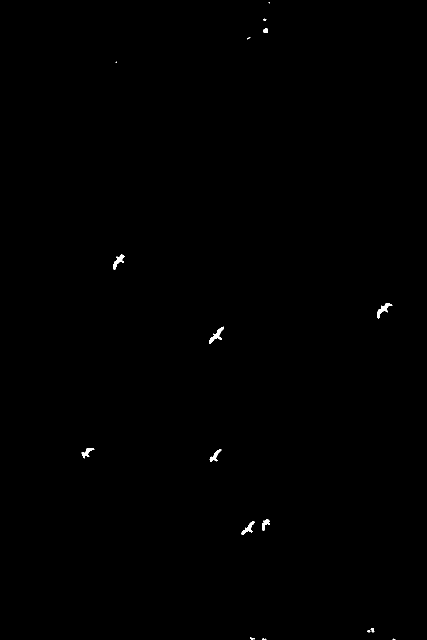
#> input picture results/masks/adaptive/images/input/HighResolution/Aves 4.png, 853 x 1280 px (shown at 1/2 size); its folder holds only this picture in this run
$ python run_experiment.py
#> lines starting #> are read from the running program, lines starting #| are printed output that depends on the picture; after the words box and inside, x2 and y2 are one past the last pixel; in counts of white or black regions, pixels touching at a corner belong together
#!/usr/bin/env python3
"""Compare global and adaptive threshold segmentation on sky images."""

from __future__ import annotations

import argparse
import csv
import statistics
import sys
from collections import defaultdict
from pathlib import Path
from typing import Any

import cv2
import numpy as np


ROOT = Path(__file__).resolve().parents[1]
IMAGE_EXTENSIONS = {".jpg", ".jpeg", ".png"}
CONFIGURATIONS = ("otsu", "adaptive")
COMPONENT_FIELDS = (
    "image",
    "configuration",
    "component_id",
    "area_processing_px",
    "bbox_x_processing_px",
    "bbox_y_processing_px",
    "bbox_width_processing_px",
    "bbox_height_processing_px",
    "aspect_ratio",
    "perimeter_processing_px",
    "circularity",
    "solidity",
)
SUMMARY_FIELDS = (
    "image",
    "configuration",
    "image_width_px",
    "image_height_px",
    "processed_width_px",
    "processed_height_px",
    "foreground_pixels",
    "foreground_fraction",
    "candidate_count",
)
ANNOTATION_FIELDS = ("image", "class", "x", "y", "width", "height", "status")
MAX_PROCESSING_SIDE = 1280
MIN_COMPONENT_AREA = 4
ADAPTIVE_BLOCK_SIZE = 31
ADAPTIVE_C = 5
MORPHOLOGY_KERNEL_SIZE = 3
IOU_THRESHOLD = 0.3
PREVIEW_WIDTH = 360
PREVIEW_HEIGHT = 240


def parse_args() -> argparse.Namespace:
    parser = argparse.ArgumentParser(
        description=(
            "Compare global Otsu and adaptive Gaussian threshold segmentation "
            "on all images in the input directory."
        )
    )
    parser.add_argument(
        "--images",
        type=Path,
        default=ROOT / "images" / "input",
        help="Input image directory (default: images/input).",
    )
    parser.add_argument(
        "--output-dir",
        type=Path,
        default=ROOT / "results",
        help="Output directory (default: results).",
    )
    parser.add_argument(
        "--annotations",
        type=Path,
        default=ROOT / "data" / "object_annotations.csv",
        help="Optional reviewed bounding-box annotation CSV.",
    )
    parser.add_argument(
        "--max-side",
        type=int,
        default=MAX_PROCESSING_SIDE,
        help=f"Maximum processing dimension in pixels (default: {MAX_PROCESSING_SIDE}).",
    )
    parser.add_argument(
        "--min-area",
        type=int,
        default=MIN_COMPONENT_AREA,
        help=f"Minimum component area at processing resolution (default: {MIN_COMPONENT_AREA}).",
    )
    return parser.parse_args()


def list_images(images_dir: Path) -> list[Path]:
    if not images_dir.is_dir():
        raise ValueError(f"Image directory does not exist: {images_dir}")
    paths = sorted(
        path
        for path in images_dir.rglob("*")
        if path.is_file() and path.suffix.lower() in IMAGE_EXTENSIONS
    )
    if not paths:
        raise ValueError(f"No supported images found in: {images_dir}")
    return paths


def relative_path(path: Path) -> str:
    try:
        return path.resolve().relative_to(ROOT).as_posix()
    except ValueError as error:
        raise ValueError(
            f"Images must be inside the repository to keep outputs portable: {path}"
        ) from error


def resize_for_processing(
    image: np.ndarray, max_side: int
) -> tuple[np.ndarray, float]:
    height, width = image.shape[:2]
    scale = min(max_side / max(height, width), 1.0)
    if scale == 1.0:
        return image.copy(), scale
    resized = cv2.resize(
        image,
        (max(1, round(width * scale)), max(1, round(height * scale))),
        interpolation=cv2.INTER_AREA,
    )
    return resized, scale


def threshold_image(gray: np.ndarray, configuration: str) -> np.ndarray:
    blurred = cv2.GaussianBlur(gray, (5, 5), 0)
    if configuration == "otsu":
        _, mask = cv2.threshold(
            blurred, 0, 255, cv2.THRESH_BINARY_INV | cv2.THRESH_OTSU
        )
    elif configuration == "adaptive":
        block_size = min(ADAPTIVE_BLOCK_SIZE, min(gray.shape))
        if block_size % 2 == 0:
            block_size -= 1
        if block_size < 3:
            raise ValueError(
                f"Image is too small for adaptive thresholding: {gray.shape[1]}x{gray.shape[0]}"
            )
        mask = cv2.adaptiveThreshold(
            blurred,
            255,
            cv2.ADAPTIVE_THRESH_GAUSSIAN_C,
            cv2.THRESH_BINARY_INV,
            block_size,
            ADAPTIVE_C,
        )
    else:
        raise ValueError(f"Unknown segmentation configuration: {configuration}")

    kernel = cv2.getStructuringElement(
        cv2.MORPH_ELLIPSE,
        (MORPHOLOGY_KERNEL_SIZE, MORPHOLOGY_KERNEL_SIZE),
    )
    return cv2.morphologyEx(mask, cv2.MORPH_OPEN, kernel)


def component_features(
    mask: np.ndarray, min_area: int
) -> list[dict[str, int | float]]:
    count, labels, stats, _ = cv2.connectedComponentsWithStats(
        mask, connectivity=8
    )
    components: list[dict[str, int | float]] = []
    height, width = mask.shape
    max_component_area = int(height * width * 0.25)

    for label in range(1, count):
        x, y, box_width, box_height, area = (
            int(value) for value in stats[label]
        )
        if area < min_area or area > max_component_area:
            continue

        component = (labels[y : y + box_height, x : x + box_width] == label).astype(
            np.uint8
        )
        contours, _ = cv2.findContours(
            component, cv2.RETR_EXTERNAL, cv2.CHAIN_APPROX_SIMPLE
        )
        if not contours:
            continue
        contour = max(contours, key=cv2.contourArea)
        perimeter = float(cv2.arcLength(contour, True))
        contour_area = float(cv2.contourArea(contour))
        hull_area = float(cv2.contourArea(cv2.convexHull(contour)))
        circularity = (
            4 * np.pi * contour_area / (perimeter * perimeter)
            if perimeter > 0
            else 0.0
        )
        solidity = contour_area / hull_area if hull_area > 0 else 0.0

        components.append(
            {
                "component_id": label,
                "area_processing_px": area,
                "bbox_x_processing_px": x,
                "bbox_y_processing_px": y,
                "bbox_width_processing_px": box_width,
                "bbox_height_processing_px": box_height,
                "aspect_ratio": box_width / box_height,
                "perimeter_processing_px": perimeter,
                "circularity": circularity,
                "solidity": solidity,
            }
        )
    return components


# [165 lines left out: functions intersection_over_union, match_boxes, load_references, evaluate_detections, not called in this run]


def draw_overlay(image: np.ndarray, components: list[dict[str, Any]], scale: float):
    overlay = image.copy()
    for component in components:
        x = round(int(component["bbox_x_processing_px"]) / scale)
        y = round(int(component["bbox_y_processing_px"]) / scale)
        width = round(int(component["bbox_width_processing_px"]) / scale)
        height = round(int(component["bbox_height_processing_px"]) / scale)
        cv2.rectangle(overlay, (x, y), (x + width, y + height), (0, 255, 0), 2)
    return overlay


def fit_preview(image: np.ndarray) -> np.ndarray:
    return cv2.resize(
        image,
        (PREVIEW_WIDTH, PREVIEW_HEIGHT),
        interpolation=cv2.INTER_AREA,
    )


def build_comparison_grid(
    panel_groups: list[list[tuple[str, np.ndarray]]],
) -> np.ndarray:
    header_height = 30
    rows = []
    for group in panel_groups:
        panels = []
        for title, image in group:
            preview = fit_preview(image)
            panel = np.full(
                (PREVIEW_HEIGHT + header_height, PREVIEW_WIDTH, 3),
                255,
                dtype=np.uint8,
            )
            panel[header_height:] = preview
            cv2.putText(
                panel,
                title[:55],
                (6, 21),
                cv2.FONT_HERSHEY_SIMPLEX,
                0.45,
                (0, 0, 0),
                1,
                cv2.LINE_AA,
            )
            panels.append(panel)
        rows.append(np.hstack(panels))
    return np.vstack(rows)


def write_csv(path: Path, fields: tuple[str, ...], rows: list[dict[str, Any]]) -> None:
    with path.open("w", newline="", encoding="utf-8") as file:
        writer = csv.DictWriter(file, fieldnames=fields)
        writer.writeheader()
        writer.writerows(
            {field: row.get(field, "") for field in fields} for row in rows
        )


def summarize(
    image_summaries: list[dict[str, Any]],
    component_rows: list[dict[str, Any]],
    annotations_path: Path,
    max_side: int,
    min_area: int,
) -> str:
    lines = [
        "# Experimento M2: limiarização global e adaptativa",
        "",
        "## Pergunta e protocolo",
        "",
        "A limiarização adaptativa localiza componentes distintos da limiarização "
        "global de Otsu nas mesmas imagens? Comparam-se duas configurações; "
        "pré-processamento, escala, morfologia e filtro de componentes são "
        "mantidos constantes.",
        "",
        f"- Imagens processadas: {len({row['image'] for row in image_summaries})}",
        f"- Escala: redução proporcional para no máximo {max_side} "
        "pixels no maior lado; coordenadas das caixas convertidas para a imagem original.",
        "- Pré-processamento comum: escala de cinza e filtro Gaussiano 5 x 5.",
        "- Pós-processamento comum: abertura morfológica com elipse 3 x 3.",
        f"- Componentes aceitos: área entre {min_area} pixels na "
        "imagem reduzida e 25% da imagem processada.",
        "- Otsu: limiar global automático, máscara invertida.",
        f"- Adaptativo: Gaussiano local, bloco {ADAPTIVE_BLOCK_SIZE} x "
        f"{ADAPTIVE_BLOCK_SIZE}, C={ADAPTIVE_C}, máscara invertida.",
        "- Descritores: área de pixels, caixa delimitadora, razão de aspecto, "
        "perímetro, circularidade e solidez.",
        "",
        "## Resultados quantitativos",
        "",
        "A fração de pixels em primeiro plano e a contagem de componentes são "
        "indicadores descritivos da segmentação, não acurácia. Um componente "
        "pode ser ruído, nuvem ou objeto, e objetos fragmentados podem gerar "
        "contagens múltiplas.",
        "",
        "| Configuração | Componentes candidatos | Mediana por imagem | "
        "Mediana da fração de primeiro plano |",
        "|---|---:|---:|---:|",
    ]
    by_configuration: dict[str, list[dict[str, Any]]] = defaultdict(list)
    for row in image_summaries:
        by_configuration[row["configuration"]].append(row)
    for configuration in CONFIGURATIONS:
        image_rows = by_configuration[configuration]
        total_components = sum(int(row["candidate_count"]) for row in image_rows)
        median_count = statistics.median(
            int(row["candidate_count"]) for row in image_rows
        )
        median_foreground = statistics.median(
            float(row["foreground_fraction"]) for row in image_rows
        )
        lines.append(
            f"| {configuration} | {total_components} | {median_count:g} | "
            f"{median_foreground:.6f} |"
        )

    lines.extend(["", "## Resultado por imagem", ""])
    lines.extend(
        [
            "| Imagem | Configuração | Componentes | Fração de primeiro plano |",
            "|---|---|---:|---:|",
        ]
    )
    for row in image_summaries:
        lines.append(
            f"| `{row['image']}` | {row['configuration']} | "
            f"{row['candidate_count']} | {float(row['foreground_fraction']):.6f} |"
        )

    if annotations_path.is_file():
        references = load_references(
            annotations_path,
            [
                ROOT / row["image"]
                for row in image_summaries
                if row["configuration"] == "otsu"
            ],
        )
        lines.extend(
            [
                "",
                "## Avaliação com caixas de referência",
                "",
                f"Foram revisadas {len(references)} imagens no CSV de referência; "
                "as métricas são preliminares e valem apenas para esse subconjunto. "
                f"Usa-se IoU >= {IOU_THRESHOLD:.1f} para parear caixas preditas e manuais.",
                "",
                "| Configuração | TP | FP | FN | Precisão | Recall | F1 |",
                "|---|---:|---:|---:|---:|---:|---:|",
            ]
        )
        prediction_boxes: dict[
            tuple[str, str], list[tuple[int, int, int, int]]
        ] = defaultdict(list)
        for row in component_rows:
            scale = next(
                float(summary["scale"])
                for summary in image_summaries
                if summary["image"] == row["image"]
                and summary["configuration"] == row["configuration"]
            )
            prediction_boxes[(row["image"], row["configuration"])].append(
                (
                    round(int(row["bbox_x_processing_px"]) / scale),
                    round(int(row["bbox_y_processing_px"]) / scale),
                    round(int(row["bbox_width_processing_px"]) / scale),
                    round(int(row["bbox_height_processing_px"]) / scale),
                )
            )
        metrics = evaluate_detections(prediction_boxes, references)
        for configuration in CONFIGURATIONS:
            metric = metrics[configuration]
            lines.append(
                f"| {configuration} | {metric['true_positives']} | "
                f"{metric['false_positives']} | {metric['false_negatives']} | "
                f"{metric['precision']:.3f} | {metric['recall']:.3f} | "
                f"{metric['f1']:.3f} |"
            )
        lines.extend(
            [
                "",
                "A caixa da ave no piloto foi preparada por inspeção visual com "
                "apoio de IA e ainda requer revisão independente de um integrante; "
                "os resultados são preliminares. Em `LowResolution/Aves 2.jpg`, "
                "ambos os métodos produzem um candidato pareado à caixa. Em "
                "`LowResolution/Nada 1.jpg`, Otsu produz seis falsos candidatos "
                "e o adaptativo nenhum. Isso exemplifica um sucesso e uma falha, "
                "mas não valida desempenho fora destas duas imagens.",
            ]
        )
    else:
        lines.extend(
            [
                "",
                "## Referência e interpretação",
                "",
                "Não foi fornecido CSV de referência; portanto, não é possível "
                "calcular precisão, recall, F1 ou IoU nesta execução. Os valores "
                "apresentados caracterizam apenas a saída dos limiares e não "
                "demonstram detecção correta nem separabilidade entre aves e "
                "drones. Para completar a avaliação, anotar e revisar os objetos "
                "e as imagens sem objeto e executar novamente o comando com "
                "`--annotations` apontando para o CSV revisado.",
            ]
        )

    lines.extend(
        [
            "",
            "## Interpretação, sucessos e limitações",
            "",
            "A comparação mantém as mesmas imagens, escala de processamento, "
            "filtro Gaussiano, morfologia e critérios de área; varia somente "
            "o método de limiarização. A fração de primeiro plano e o número "
            "de componentes mostram diferenças entre configurações, mas não "
            "permitem declarar uma vencedora sem referência manual.",
            "",
            "Inspecione a figura `segmentation_comparison.jpg` junto à tabela "
            "por imagem. Em `LowResolution/Drone 2.jpg`, o adaptativo produz "
            "521 componentes candidatos, ilustrando fragmentação e falsos "
            "candidatos em céu nublado. Nuvens e regiões escuras podem ser "
            "confundidas com objetos; objetos muito pequenos podem desaparecer "
            "com a abertura morfológica ou ficar abaixo do limite de área. "
            "Objetos próximos podem se unir e uma silhueta pode se fragmentar.",
            "",
            "## Artefatos e próximo passo",
            "",
            "- `segmentation_comparison.csv`: métricas descritivas por imagem.",
            "- `segmented_components.csv`: descritores dos componentes.",
            "- `masks/`: máscaras binárias das duas configurações.",
            "- `segmentation_comparison.jpg`: figura comparativa com a entrada "
            "e as detecções candidatas.",
            "- `measurement_summary.md` e `object_measurements.csv`: saídas "
            "complementares do script de anotação manual, quando executado.",
            "- `data/pilot_annotations.csv`: referência piloto de duas imagens; "
            "a equipe deve revisar essa anotação antes de considerá-la validada.",
            "",
            "Na próxima execução, complete e revise as caixas de referência; "
            "avalie separadamente segmentação (precisão/recall de caixas) e "
            "descritores de classe. O conjunto atual é pequeno e heterogêneo; "
            "uma divisão treino/teste por imagem só deve ser feita quando "
            "houver dados suficientes e as origens relacionadas estiverem "
            "identificadas. Nenhum classificador é treinado neste experimento.",
            "",
        ]
    )
    return "\n".join(lines)


def run_experiment(
    images_dir: Path,
    output_dir: Path,
    annotations_path: Path | None,
    max_side: int,
    min_area: int,
) -> None:
#> called with max_side = 1280, min_area = 4
    if max_side < 3:
        raise ValueError("--max-side must be at least 3.")
    if min_area < 1:
        raise ValueError("--min-area must be positive.")
    paths = list_images(images_dir)
    output_dir.mkdir(parents=True, exist_ok=True)
    mask_dir = output_dir / "masks"
    for configuration in CONFIGURATIONS:
        (mask_dir / configuration).mkdir(parents=True, exist_ok=True)

    summary_rows: list[dict[str, Any]] = []
    component_rows: list[dict[str, Any]] = []
    panel_groups: list[list[tuple[str, np.ndarray]]] = []

    for image_path in paths:
        image = cv2.imread(str(image_path))
#> image is the input picture: shape (1280, 853, 3); 0.18% white; 18 white regions (7 under 20 px), largest, box (x1, y1, x2, y2) and area: (418, 653, 448, 688) 323, (755, 606, 785, 637) 306, (227, 509, 249, 540) 273
        if image is None:
            raise ValueError(f"Could not read image: {image_path}")
        processed, scale = resize_for_processing(image, max_side)
#> scale = 1
        gray = cv2.cvtColor(processed, cv2.COLOR_BGR2GRAY)
        height, width = processed.shape[:2]
        image_name = relative_path(image_path)
        image_output_name = Path(image_name).with_suffix(".png")

        image_label = (
            f"{'HR' if image_path.parent.name == 'HighResolution' else 'LR'}"
            f"/{image_path.name}"
        )
        image_panels = [(f"{image_label} | input", image)]
        for configuration in CONFIGURATIONS:
            mask = threshold_image(gray, configuration)
            components = component_features(mask, min_area)
            mask_path = mask_dir / configuration / image_output_name
            mask_path.parent.mkdir(parents=True, exist_ok=True)
            if not cv2.imwrite(str(mask_path), mask):
                raise OSError(f"Could not write mask: {mask_path}")

            foreground_pixels = int(cv2.countNonZero(mask))
            summary_rows.append(
                {
                    "image": image_name,
                    "configuration": configuration,
                    "image_width_px": image.shape[1],
                    "image_height_px": image.shape[0],
                    "processed_width_px": width,
                    "processed_height_px": height,
                    "foreground_pixels": foreground_pixels,
                    "foreground_fraction": f"{foreground_pixels / (width * height):.8f}",
                    "candidate_count": len(components),
                    "scale": scale,
                }
            )

            overlay = draw_overlay(image, components, scale)
            image_panels.append(
                (
                    f"{image_label} | {configuration} ({len(components)})",
                    overlay,
                )
            )
            for component in components:
                component_rows.append(
                    {
                        "image": image_name,
                        "configuration": configuration,
                        **component,
                    }
                )
#> this loop made 2 passes
#> (count in component_features, stats in component_features, foreground_pixels) on pass 1: (2, [[163, 5, 628, 1275, 2142], [0, 0, 853, 1280, 1089698]], 1089698)
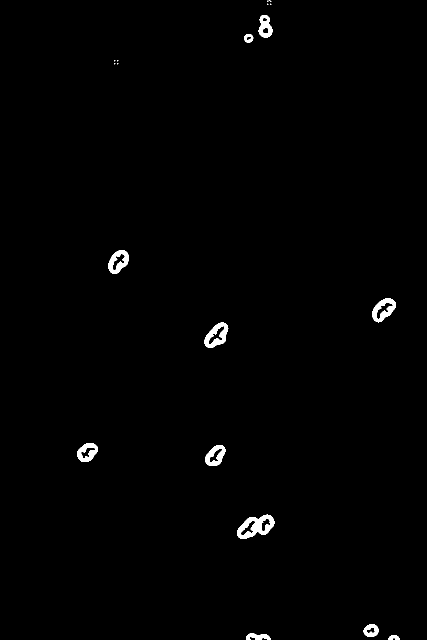
#> mask: shape (1280, 853) (shown at 1/2 size); 0.84% white; 20 white regions (9 under 20 px), largest, box (x1, y1, x2, y2) and area: (474, 1029, 549, 1078) 1828, (409, 645, 457, 696) 1223, (745, 597, 792, 645) 1131
#> after the loop, component_rows = 20 items; image_panels = 3 items; summary_rows = 2 items

        panel_groups.append(image_panels)

    write_csv(output_dir / "segmentation_comparison.csv", SUMMARY_FIELDS, summary_rows)
    write_csv(
        output_dir / "segmented_components.csv",
        COMPONENT_FIELDS,
        component_rows,
    )
    grid = build_comparison_grid(panel_groups)
#> the loop in build_comparison_grid, `for group in panel_groups:` made 2 passes
#> after the loop in build_comparison_grid, `for group in panel_groups:`:
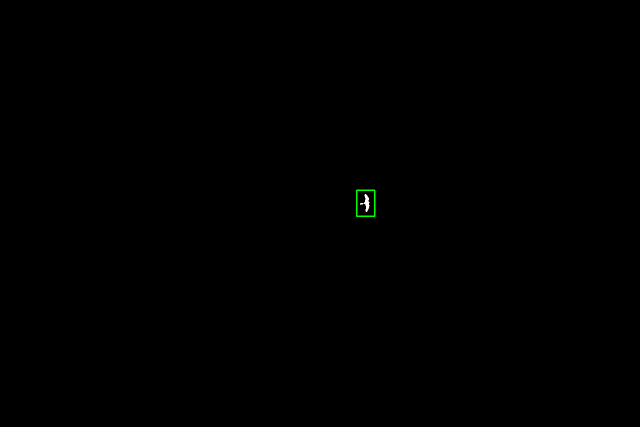
#> image: shape (853, 1280, 3) (shown at 1/2 size); mean of channels 0, 1, 2 0.1, 0.2, 0.1; drawn as B, G, R
#> (the rest of the program and of its run is left out)
